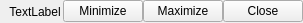
<?xml version="1.0" encoding="UTF-8"?>
<ui version="4.0">
 <class>MenuBarMovePane</class>
 <widget class="QFrame" name="MenuBarMovePane">
  <property name="geometry">
   <rect>
    <x>0</x>
    <y>0</y>
    <width>303</width>
    <height>23</height>
   </rect>
  </property>
  <property name="windowTitle">
   <string>Form</string>
  </property>
  <layout class="QHBoxLayout" name="horizontalLayout">
   <property name="spacing">
    <number>0</number>
   </property>
   <property name="leftMargin">
    <number>0</number>
   </property>
   <property name="topMargin">
    <number>0</number>
   </property>
   <property name="rightMargin">
    <number>0</number>
   </property>
   <property name="bottomMargin">
    <number>0</number>
   </property>
   <item>
    <widget class="QLabel" name="Icon">
     <property name="text">
      <string/>
     </property>
    </widget>
   </item>
   <item>
    <widget class="QLabel" name="Title">
     <property name="sizePolicy">
      <sizepolicy hsizetype="Expanding" vsizetype="Preferred">
       <horstretch>0</horstretch>
       <verstretch>0</verstretch>
      </sizepolicy>
     </property>
     <property name="text">
      <string>TextLabel</string>
     </property>
     <property name="alignment">
      <set>Qt::AlignCenter</set>
     </property>
    </widget>
   </item>
   <item>
    <widget class="QPushButton" name="BtnMinimize">
     <property name="text">
      <string>Minimize</string>
     </property>
    </widget>
   </item>
   <item>
    <widget class="QPushButton" name="BtnMaximize">
     <property name="text">
      <string>Maximize</string>
     </property>
    </widget>
   </item>
   <item>
    <widget class="QPushButton" name="BtnClose">
     <property name="text">
      <string>Close</string>
     </property>
    </widget>
   </item>
  </layout>
 </widget>
 <resources/>
 <connections/>
</ui>
